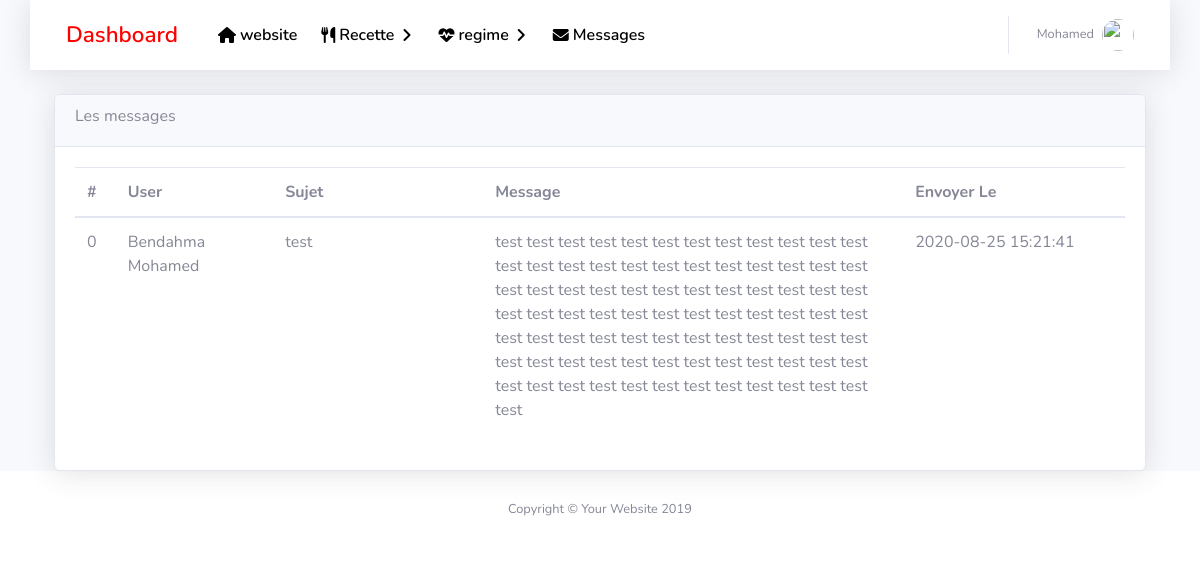
/admin/messages.php (signed in), run on the app's committed database.
### tables this page shows
CREATE TABLE `messages` (
  `id` int(11) NOT NULL,
  `user_name` text NOT NULL,
  `object` text NOT NULL,
  `body` text NOT NULL,
  `send_at` datetime NOT NULL,
  `seen` tinyint(1) NOT NULL DEFAULT 0
);

### admin/functions/data.php (called while the page is built, shortened)
<?php require('./../functions/init.php'); ?>
<?php
        $sql = "SELECT * FROM `messages`;" ;
        $dataMessages = mysqli_query($connect,$sql) or die(mysqli_error($connect));
?>

### admin/messages.php (the view)
<?php include('./inc/header.php'); ?>
<?php include('./functions/data.php'); ?>
 <div id="content-wrapper" class="d-flex flex-column ">
<div id="content">
  <?php include("./inc/topNav.php"); ?>
  <div class="container">
        <div class="card card-default shadow">
            <div class="card-header">
                <h6>Les messages</h6>
            </div>
            <div class="card-body">
                <table class="table">
                    <thead>
                        <tr>
                            <th>#</th>
                            <th width="15%">User</th>
                            <th width="20%">Sujet</th>
                            <th width="40%">Message</th>
                            <th>Envoyer Le</th>
                        </tr>
                    </thead>
                    <tbody>
                        <?php $i=0; while($row = mysqli_fetch_assoc($dataMessages)){ ?>
                        <tr>
                            <td> <?php echo $i++; ?> </td>
                            <td> <?php  echo $row['user_name'] ?> </td>
                            <td> <?php  echo $row['object'] ?> </td>
                            <td> <?php  echo $row['body'] ?> </td>
                            <td> <?php  echo $row['send_at'] ?> </td>
                        </tr>
                        <?php } ?>
                    </tbody>
                </table>
            </div>
        </div>
  </div>
</div>
<?php include('./inc/footer.php'); ?>

### data on the page
messages: user_name "Bendahma Mohamed", object "test", body "test test test test test test test test test test test test test test test test test test test test test test test test test test test test test test test test test test test test test test test test test test test test test test test test test test test test test test test test test test test test test test test test test test test test test test test test test test test test test test test test test test test test test", send_at "2020-08-25 15:21:41"

### other printed values
$_SESSION['user'] "Mohamed"
